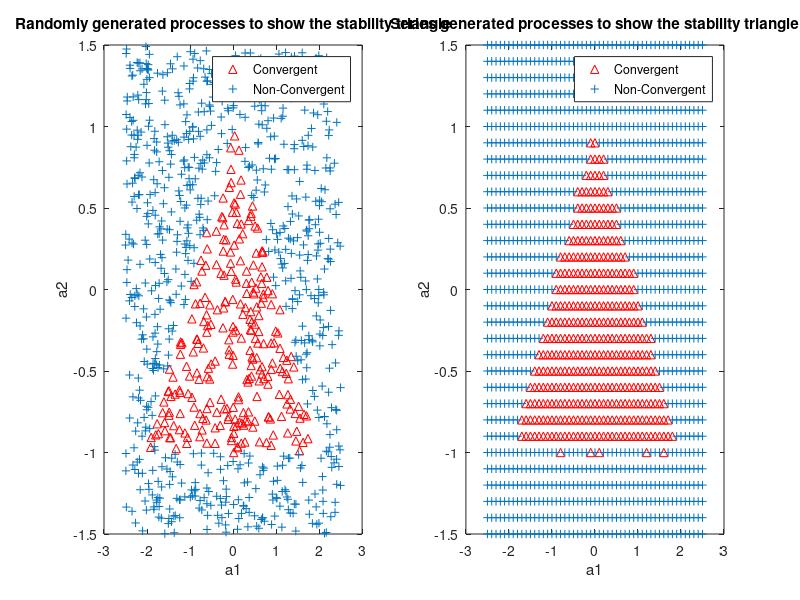

Here is the MATLAB script that generated this plot:
clear all; close all; clc;

%% 2.4.1

% define our a1 and a2 random processes
% The subtractions and multiplications provide the range and scaling needed
a1 = -2.5 + 5*rand(1000,1);
a2 = -1.5 + 3*rand(1000,1);

% Define some empty vectors to store our a1 and a2 values once we
% establish if they are stable or not
a1stable = [];
a2stable = [];
a1unstable = [];
a2unstable = [];

% for all of the length of the a1/a2 samples
for i = 1:length(a1)
    
    % our random process to filter
    w = randn(1000, 1);
    
    % where the output of our filter is going
    x = zeros(1000, 1);
    
    % the first two values need assinging so the process can start
    x(1) = w(1);
    x(2) = w(2);
    
    % Loop through to calculate our filtered signal
    for j = 3:1000
        x(j) = a1(i)*x(j-1) + a2(i)*x(j-2)+ w(j);
    end
    
    % to check if a series is convergent, we check to see if the absolute
    % value is greater than 10. If so, it is considered not convergent.
    
    % We then store the a1 and a2 pair of values in the appropriate vector
    if(abs(x(1000)) < 10)
        a1stable = [a1stable a1(i)];
        a2stable = [a2stable a2(i)];
    else
        a1unstable = [a1unstable a1(i)];
        a2unstable = [a2unstable a2(i)];
    end
    
end

% not plot the results
subplot (1,2,1);

plot(a1stable, a2stable, '^r')
hold on;
plot(a1unstable, a2unstable, '+')
hold off;

    legend('Convergent', 'Non-Convergent');
    xlabel('a1');
    ylabel('a2');
    title('Randomly generated processes to show the stability triangle');


%%% Now let's do the same again, but have uniformly distributed a1 and a2s.
    
%  We don't need to define a1 as we are using it built in to the 'for' loop
a2 = -1.5:0.1:1.5;

a1stable = [];
a2stable = [];
a1unstable = [];
a2unstable = [];

for a1 = -2.5:0.1:2.5 % this time the loop is running as our a1 coefficients
    
    for k = 1:length(a2) % and for each value of a1, we loop through all a2 values
        
        w = randn(1000, 1);
        x = zeros(1000, 1);
        
        x(1) = w(1);
        x(2) = w(2);
        
        for j = 3:1000
            x(j) = a1*x(j-1) + a2(k)*x(j-2) + w(j);
        end
        
        if(abs(x(1000)) < 10)
            a1stable = [a1stable a1];
            a2stable = [a2stable a2(k)];
        else
            a1unstable = [a1unstable a1];
            a2unstable = [a2unstable a2(k)];
        end
        
    end
end

% and plot the results
subplot (1,2,2);

plot(a1stable, a2stable, '^r')
hold on;
plot(a1unstable, a2unstable, '+')
hold off;

    legend('Convergent', 'Non-Convergent');
    xlabel('a1');
    ylabel('a2');
    title('Series generated processes to show the stability triangle');

